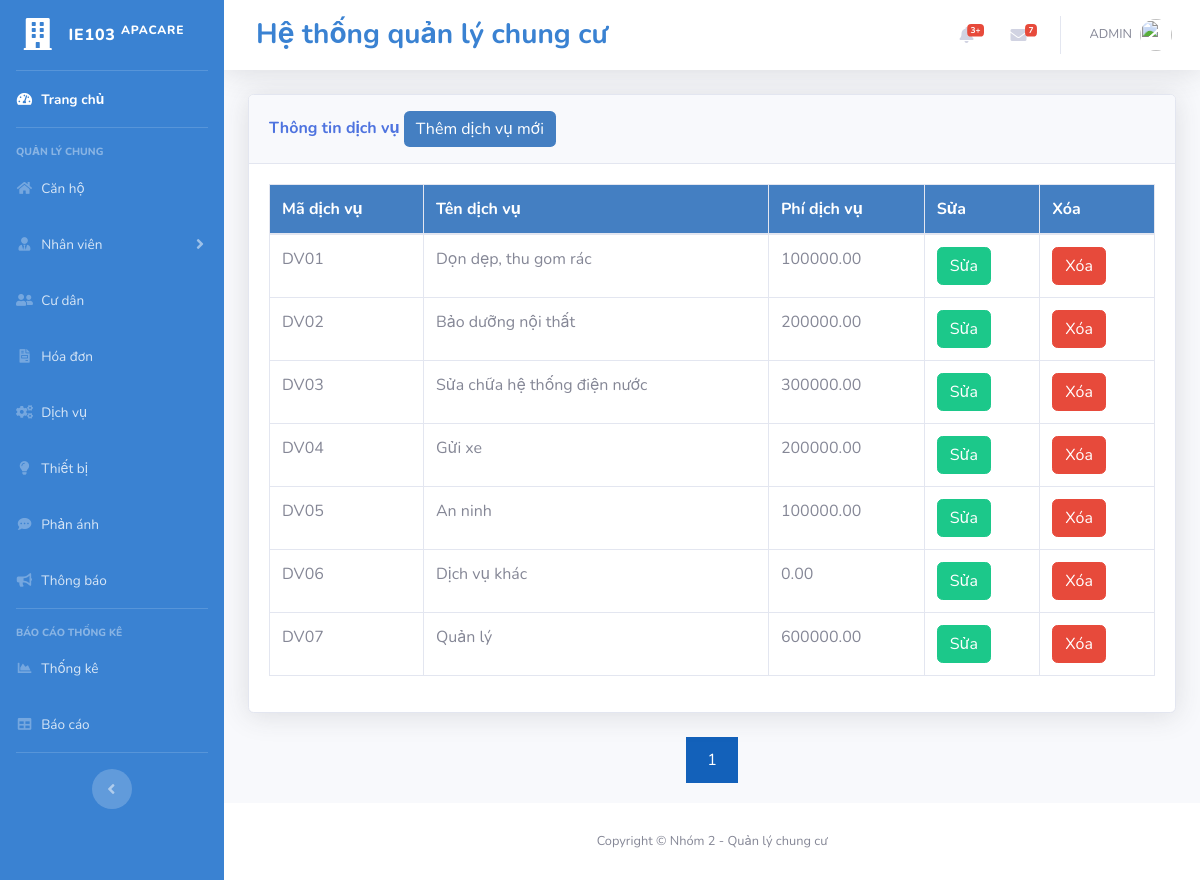
The page /dichvu.php on the database its author committed.
### tables this page shows
CREATE TABLE DichVu (
    MaDV CHAR(6) NOT NULL,
    TenDV VARCHAR(255) NOT NULL,
    PhiDV DECIMAL(10, 2) NOT NULL,
    PRIMARY KEY (MaDV)
);

### dichvu.php (the view, shortened to what this page needs)
<?php
include('includes/header.php');
include('includes/navbar.php');
include('includes/db.php');
$limit = 8;
$page = isset($_GET['page']) ? $_GET['page'] : 1;
$start = ($page - 1) * $limit;
$result = $conn->query("SELECT COUNT(MaDV) AS MaDV FROM dichvu");
$serviceCount = $result->fetch_all(MYSQLI_ASSOC);
$total = $serviceCount[0]['MaDV'];
$pages = ceil($total / $limit);
$sql = "SELECT * FROM dichvu LIMIT $start, $limit";
$result = $conn->query($sql);
?>
<div class="container-fluid">
<div class="card shadow mb-4">
  <div class="card-header py-3">
    <h6 class="m-0 font-weight-bold text-primary">Thông tin dịch vụ
        <button type="button" class="btn btn-primary" data-toggle="modal" data-target="#addService" style="background:#447FC2; border:none;">
          Thêm dịch vụ mới
        </button>
    </h6>
  </div>
  <div class="card-body">
    <div class="table-responsive">
      <table class="table table-bordered" id="dataTable" width="100%" cellspacing="0">
        <thead style="background-color: #447FC2; color: white;">
          <tr>
            <th>Mã dịch vụ</th>
            <th>Tên dịch vụ</th>
            <th>Phí dịch vụ</th>
            <th>Sửa</th>
            <th>Xóa</th>
          </tr>
        </thead>
        <tbody>
        <?php
        if ($result->num_rows > 0) {
            while ($row = $result->fetch_assoc()) {
                echo "<tr>";
                echo "<td>" . $row['MaDV'] . "</td>";
                echo "<td>" . $row['TenDV'] . "</td>";
                echo "<td>" . $row['PhiDV'] . "</td>";
                echo "<td>
                    <button type='button' class='btn btn-success editBtn' data-id='" . $row['MaDV'] . "' data-ten='" . $row['TenDV'] . "' data-phi='" . $row['PhiDV'] . "'>Sửa</button>
                  </td>";
                echo "<td>
                    <button type='button' class='btn btn-danger deleteBtn' data-id='" . $row['MaDV'] . "' data-toggle='modal' data-target='#deleteModal'>Xóa</button>
                  </td>";
                echo "</tr>";
            }
        } else {
            echo "<tr><td colspan='5'>Không có dịch vụ</td></tr>";
        }
        ?>
        </tbody>
      </table>
    </div>
  </div>
</div>
</div>
<div class="pagination">
    <?php for ($i = 1; $i <= $pages; $i++) : ?>
        <a href="dichvu.php?page=<?= $i; ?>" class="<?= ($page == $i) ? 'active' : ''; ?>"><?= $i; ?></a>
    <?php endfor; ?>
</div>
<?php
include('includes/footer.php');
?>

### dichvu.php (style rules this page uses)
.pagination { display: flex; justify-content: center; margin: 20px 0; }
.pagination a { margin: 0 10px; padding: 10px 20px; text-decoration: none; color: black; border: 1px solid #ddd; }
.pagination a.active { background-color: #1361BA; color: white; border: 1px solid #1361BA; }

### rows shown on the page
dichvu: MaDV "DV01", TenDV "Dọn dẹp, thu gom rác", PhiDV "100000.00"
dichvu: MaDV "DV02", TenDV "Bảo dưỡng nội thất", PhiDV "200000.00"
dichvu: MaDV "DV03", TenDV "Sửa chữa hệ thống điện nước", PhiDV "300000.00"
dichvu: MaDV "DV04", TenDV "Gửi xe", PhiDV "200000.00"
dichvu: MaDV "DV05", TenDV "An ninh", PhiDV "100000.00"
dichvu: MaDV "DV06", TenDV "Dịch vụ khác", PhiDV "0.00"
dichvu: MaDV "DV07", TenDV "Quản lý", PhiDV "600000.00"
